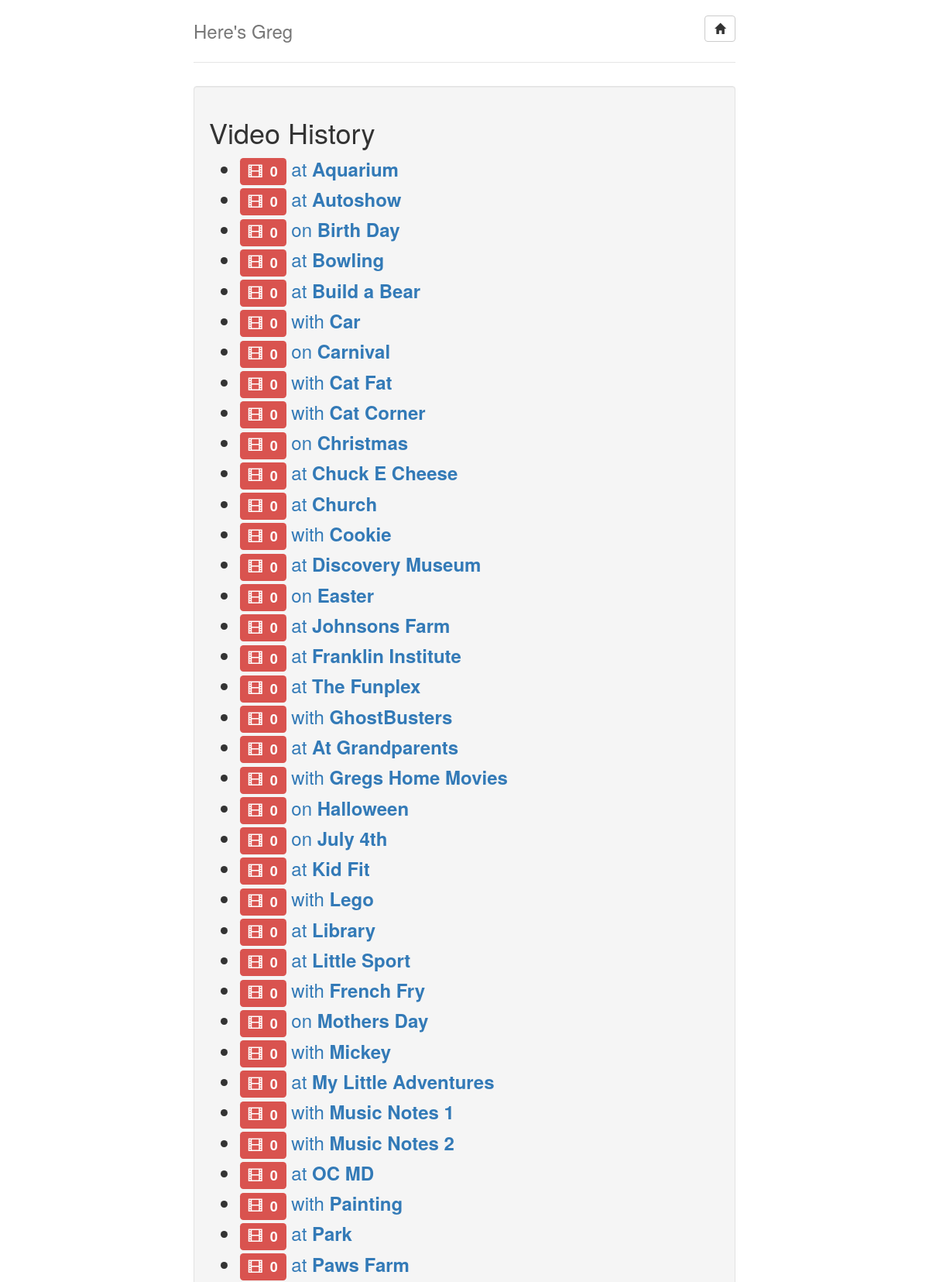
The app's page /filterList.php (signed in, upper part) with its own data.
### tables this page shows
CREATE TABLE `filter` (
  `filter_id` int(11) NOT NULL AUTO_INCREMENT,
  `visiblename` varchar(50) NOT NULL,
  `filename` varchar(50) NOT NULL,
  `type` varchar(10) NOT NULL,
  `isArchived` tinyint(1) NOT NULL DEFAULT '0',
  PRIMARY KEY (`filter_id`)
);

### filterList.php (the view, shortened to what this page needs)
<!DOCTYPE html>
<html lang="en">
  <head>
    <link href="css/bootstrap.min.css" rel="stylesheet">
    <link href="css/ie10-viewport-bug-workaround.css" rel="stylesheet">
    <link href="css/jumbotron-narrow.css" rel="stylesheet">
  </head>
  <body>
    <div class="container">
      <div class="header clearfix">
        <nav>
            <ul class="nav nav-pills pull-right">
                <button type="button" class="btn btn-default" onclick="window.location='index.php';">
                    <span class="glyphicon glyphicon-home" aria-hidden="true" ></span>
                </button>
            </ul>
        </nav>
        <h3 class="text-muted">Here's <?php echo APPNAME;?></h3>
      </div>
      <?php
        $conn = connectDB();
        $sql = "SELECT filter_id, filename, visiblename, type, COUNT(id) as 'total' FROM media m right join filter f on m.filterName = f.filename GROUP BY filter_id ";
        $stmt = $conn->prepare($sql);
        $stmt->execute();
        $result = $stmt->fetchAll();
        $retStr = "";
        foreach($result as $r)
        {
          $preposition = "at";
          if($r["type"]=="geo") { $preposition = "at"; }
          elseif($r["type"]=="holiday") { $preposition = "on"; }
          elseif($r["type"]=="event") { $preposition = "at"; }
          elseif($r["type"]=="fun") { $preposition = "with"; }
          $retStr = $retStr . '<li>
            <span class="label label-info widelbl spnct_'.$r['total'].'" id="spnct_'.$r['total'].'"><span class="glyphicon glyphicon-film" aria-hidden="true"></span>
            &nbsp;'.$r['total'].'</i></span><a href="vidList.php?view=filter_'.$r['filename'].'"> '.$preposition.' <b>'.strip_tags(str_replace("<br>", " ", $r['visiblename'])).'</b>
            </a></li>';
        }
      ?>
      <div class="well" >
        <h1>Video History</h1>
        <ul>
          <?php echo $retStr; ?>
        </ul>
      </div>
    </div>
  </body>
</html>

### css/jumbotron-narrow.css (style rules this page uses)
body { padding-top: 20px; padding-bottom: 20px; }
.header, .marketing, .footer { padding-right: 15px; padding-left: 15px; }
.header { padding-bottom: 20px; border-bottom: 1px solid #e5e5e5; }
.header h3 { margin-top: 0; margin-bottom: 0; line-height: 40px; }
@media (min-width: 768px) { .container { max-width: 730px; } }
@media screen and (min-width: 768px) { .header, .marketing, .footer { padding-right: 0; padding-left: 0; } }
@media screen and (min-width: 768px) { .header { margin-bottom: 30px; } }

### filterList.php (style rules this page uses)
ul li { text-align:left; font-size:24px;padding-bottom:5px; }
.widelbl { min-width: 150px !important; }

### records on screen
filter: type "at", visiblename "Aquarium"
filter: type "at", visiblename "Autoshow"
filter: type "on", visiblename "Birth Day"
filter: type "at", visiblename "Bowling"
filter: type "at", visiblename "Build a Bear"
filter: type "with", visiblename "Car"
filter: type "on", visiblename "Carnival"
filter: type "with", visiblename "Cat Fat"
filter: type "with", visiblename "Cat Corner"
filter: type "on", visiblename "Christmas"
filter: type "at", visiblename "Chuck E Cheese"
filter: type "at", visiblename "Church"
filter: type "with", visiblename "Cookie"
filter: type "at", visiblename "Discovery Museum"
filter: type "on", visiblename "Easter"
filter: type "at", visiblename "Johnsons Farm"
filter: type "at", visiblename "Franklin Institute"
filter: type "at", visiblename "The Funplex"
filter: type "with", visiblename "GhostBusters"
filter: type "at", visiblename "At Grandparents"
filter: type "with", visiblename "Gregs Home Movies"
filter: type "on", visiblename "Halloween"
filter: type "on", visiblename "July 4th"
filter: type "at", visiblename "Kid Fit"
filter: type "with", visiblename "Lego"
filter: type "at", visiblename "Library"
filter: type "at", visiblename "Little Sport"
filter: type "with", visiblename "French Fry"
filter: type "on", visiblename "Mothers Day"
filter: type "with", visiblename "Mickey"
filter: type "at", visiblename "My Little Adventures"
filter: type "with", visiblename "Music Notes 1"
filter: type "with", visiblename "Music Notes 2"
filter: type "at", visiblename "OC MD"
filter: type "with", visiblename "Painting"
filter: type "at", visiblename "Park"
filter: type "at", visiblename "Paws Farm"

### other values on screen
APPNAME "Greg"
$r['total'] "0 0 0 0 0 0 0 0 0 0 0 0 0 0 0 0 0 0 0 0 0 0 0 0 0 0 0 0 0 0 0 0 0 0 0 0 0"
